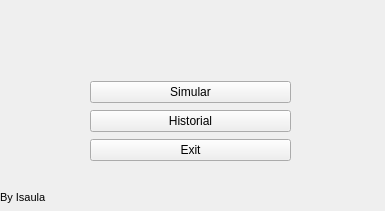
<?xml version="1.0" encoding="UTF-8"?>
<ui version="4.0">
 <class>Menu</class>
 <widget class="QWidget" name="Menu">
  <property name="geometry">
   <rect>
    <x>0</x>
    <y>0</y>
    <width>385</width>
    <height>211</height>
   </rect>
  </property>
  <property name="windowTitle">
   <string>Form</string>
  </property>
  <widget class="QLabel" name="label">
   <property name="geometry">
    <rect>
     <x>0</x>
     <y>190</y>
     <width>59</width>
     <height>15</height>
    </rect>
   </property>
   <property name="font">
    <font>
     <pointsize>8</pointsize>
    </font>
   </property>
   <property name="text">
    <string>By Isaula</string>
   </property>
  </widget>
  <widget class="QWidget" name="">
   <property name="geometry">
    <rect>
     <x>90</x>
     <y>80</y>
     <width>201</width>
     <height>83</height>
    </rect>
   </property>
   <layout class="QGridLayout" name="gridLayout">
    <item row="0" column="0">
     <widget class="QPushButton" name="Simular">
      <property name="text">
       <string>Simular</string>
      </property>
     </widget>
    </item>
    <item row="2" column="0">
     <widget class="QPushButton" name="Exit">
      <property name="text">
       <string>Exit</string>
      </property>
     </widget>
    </item>
    <item row="1" column="0">
     <widget class="QPushButton" name="Historial">
      <property name="text">
       <string>Historial</string>
      </property>
     </widget>
    </item>
   </layout>
  </widget>
  <zorder>Simular</zorder>
  <zorder>Historial</zorder>
  <zorder>Exit</zorder>
  <zorder>Historial</zorder>
  <zorder>label</zorder>
 </widget>
 <resources/>
 <connections/>
</ui>
